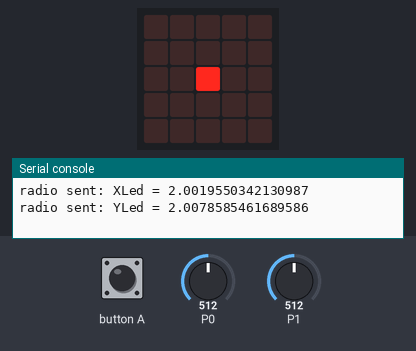
Simulated run of this program. Board: BBC micro:bit (MakeCode). On the bench: the board's 5×5 LED display, the last lines printed to the serial console. Inputs (shaded band) come from the test bench; at power-on: P1 = 512, P0 = 512 (analog values on the 0–1023 scale). No radio messages arrive unless stated (any console line starting 'radio sent:' is added by the test bench); the interpreter's speed is modelled, so counts of loop turns are approximate.

Above: at 1.2 s.
1.3 s: button A pressed for 1 s
At 2.9 s:
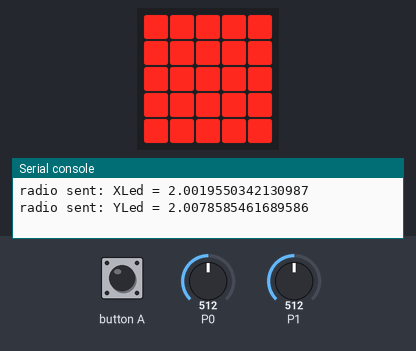
3.8 s: P1 set to 716
At 4.6 s:
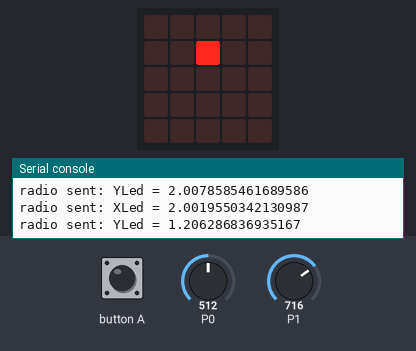
5.3 s: P0 set to 306
At 6.5 s:
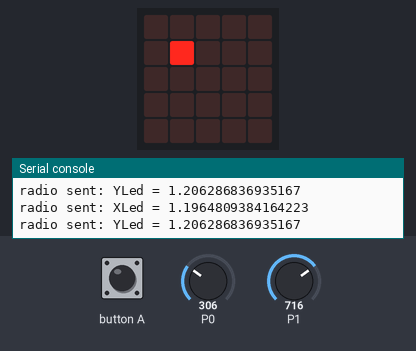
6.8 s: button A pressed for 0.15 s
At 7.1 s:
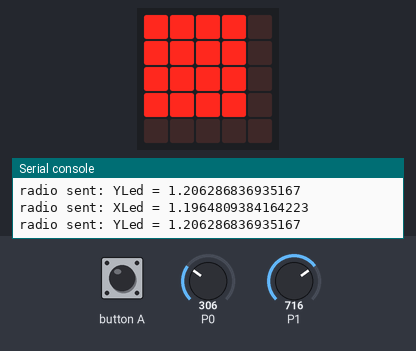
8.4 s: P0 set to 122
At 8.9 s:
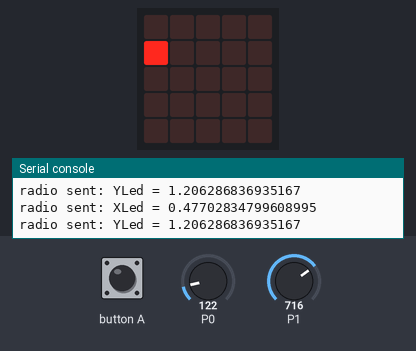
9.9 s: P1 set to 900
At 10.5 s:
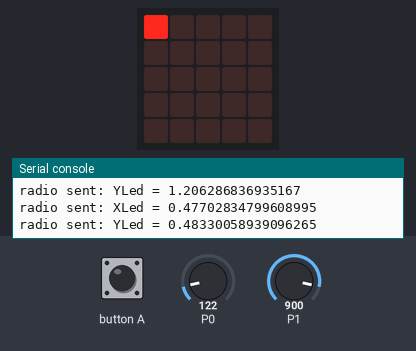
Timing chart, 0 to 12.4 s (numbered marks = the images above; inputs shaded):
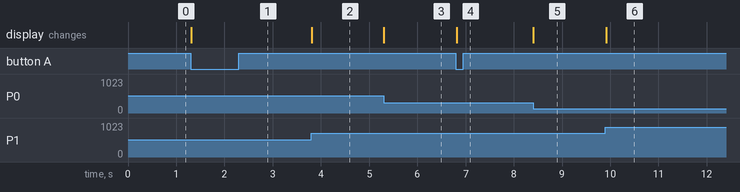

Measured:
- after the input at 1.3 s, the display: changes at once (image 1)
- after the input at 3.8 s, the display: changes at once (image 2)
- after the input at 5.3 s, the display: changes at once (image 3)
- after the input at 6.8 s, the display: changes at once (image 4)
- after the input at 8.4 s, the display: changes at once (image 5)
- after the input at 9.9 s, the display: changes at once (image 6)

The program:

main.ts
```typescript
function Nakresli_Bodku_Ak_Treba (NaozajTreba: boolean) {
    if (XLedPred != XLed || YLedPred != YLed || NaozajTreba) {
        basic.clearScreen()
        led.plot(XLed, YLed)
        XLedPred = XLed
        YLedPred = YLed
        radio.sendValue("XLed", XLed)
        radio.sendValue("YLed", YLed)
    }
}
function Zisti_Poziciu_LED () {
    Z = pins.digitalReadPin(DigitalPin.P5)
    X = pins.analogReadPin(AnalogPin.P0)
    Y = pins.analogReadPin(AnalogPin.P1)
    XLed = pins.map(
    X,
    0,
    1023,
    0,
    4
    )
    YLed = pins.map(
    Y,
    1023,
    5,
    0,
    4
    )
}
function Ukaz_Vybuch (x: number, y: number) {
    for (let _index = 0; _index <= 4; _index++) {
        Kresli_Stvorec(x, y, _index + 1)
    }
}
function Kresli_Stvorec (x2: number, y2: number, velkost: number) {
    _index2 = x2 - velkost / 2
    while (_index2 < x2 + velkost / 2) {
        _index3 = y2 - velkost / 2
        while (_index3 < y2 + velkost / 2) {
            led.plot(_index2 + 1, _index3 + 1)
            _index3 += 1
        }
        _index2 += 1
    }
}
let _index3 = 0
let _index2 = 0
let Y = 0
let X = 0
let Z = 0
let YLed = 0
let YLedPred = 0
let XLed = 0
let XLedPred = 0
Zisti_Poziciu_LED()
radio.setGroup(1)
basic.forever(function () {
    Zisti_Poziciu_LED()
    if (Z == 0) {
        pins.digitalWritePin(DigitalPin.P5, 1)
        Ukaz_Vybuch(XLed, YLed)
        Z = pins.digitalReadPin(DigitalPin.P5)
        if (Z != 0) {
            Nakresli_Bodku_Ak_Treba(true)
        }
    } else {
        Nakresli_Bodku_Ak_Treba(false)
    }
})
```

test.ts
```typescript
// sem patria testy; keď sa tento balík použije ako rozšírenie, nebudú sa kompilovať.
```
